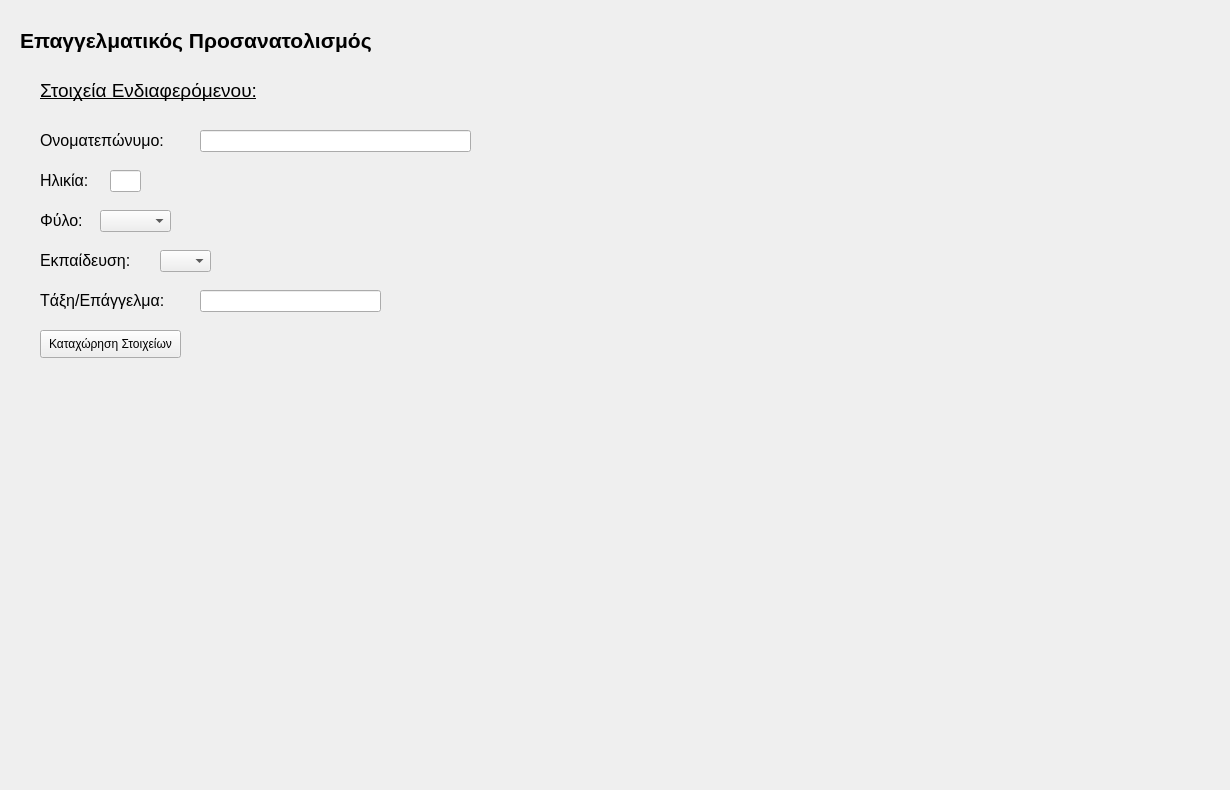
    <widget class="QWidget" name="tab_11">
     <attribute name="title">
      <string>Στοιχεία Ενδιαφερόμενου</string>
     </attribute>
     <widget class="QLabel" name="label_49">
      <property name="geometry">
       <rect>
        <x>190</x>
        <y>335</y>
        <width>261</width>
        <height>21</height>
       </rect>
      </property>
      <property name="text">
       <string/>
      </property>
     </widget>
     <widget class="QLabel" name="label_183">
      <property name="geometry">
       <rect>
        <x>0</x>
        <y>10</y>
        <width>1221</width>
        <height>771</height>
       </rect>
      </property>
      <property name="styleSheet">
       <string notr="true">border-image: url(C:/Users/Public/Documents/Python/mountain.png);</string>
      </property>
      <property name="text">
       <string/>
      </property>
     </widget>
     <widget class="QLabel" name="label_47">
      <property name="geometry">
       <rect>
        <x>40</x>
        <y>240</y>
        <width>111</width>
        <height>41</height>
       </rect>
      </property>
      <property name="font">
       <font>
        <pointsize>12</pointsize>
        <weight>50</weight>
        <bold>false</bold>
        <underline>false</underline>
        <strikeout>false</strikeout>
       </font>
      </property>
      <property name="contextMenuPolicy">
       <enum>Qt::NoContextMenu</enum>
      </property>
      <property name="text">
       <string>Εκπαίδευση:</string>
      </property>
      <property name="textFormat">
       <enum>Qt::AutoText</enum>
      </property>
     </widget>
     <widget class="QLabel" name="label_44">
      <property name="geometry">
       <rect>
        <x>40</x>
        <y>120</y>
        <width>161</width>
        <height>41</height>
       </rect>
      </property>
      <property name="font">
       <font>
        <pointsize>12</pointsize>
        <weight>50</weight>
        <bold>false</bold>
        <underline>false</underline>
        <strikeout>false</strikeout>
       </font>
      </property>
      <property name="contextMenuPolicy">
       <enum>Qt::NoContextMenu</enum>
      </property>
      <property name="text">
       <string>Ονοματεπώνυμο:</string>
      </property>
      <property name="textFormat">
       <enum>Qt::AutoText</enum>
      </property>
     </widget>
     <widget class="QLineEdit" name="lineEdit_3">
      <property name="geometry">
       <rect>
        <x>200</x>
        <y>290</y>
        <width>181</width>
        <height>22</height>
       </rect>
      </property>
     </widget>
     <widget class="QLabel" name="label_48">
      <property name="geometry">
       <rect>
        <x>40</x>
        <y>280</y>
        <width>151</width>
        <height>41</height>
       </rect>
      </property>
      <property name="font">
       <font>
        <pointsize>12</pointsize>
        <weight>50</weight>
        <bold>false</bold>
        <underline>false</underline>
        <strikeout>false</strikeout>
       </font>
      </property>
      <property name="contextMenuPolicy">
       <enum>Qt::NoContextMenu</enum>
      </property>
      <property name="text">
       <string>Tάξη/Επάγγελμα:</string>
      </property>
      <property name="textFormat">
       <enum>Qt::AutoText</enum>
      </property>
     </widget>
     <widget class="QLineEdit" name="lineEdit_2">
      <property name="geometry">
       <rect>
        <x>110</x>
        <y>170</y>
        <width>31</width>
        <height>22</height>
       </rect>
      </property>
     </widget>
     <widget class="QLabel" name="label_43">
      <property name="geometry">
       <rect>
        <x>40</x>
        <y>70</y>
        <width>491</width>
        <height>41</height>
       </rect>
      </property>
      <property name="font">
       <font>
        <pointsize>14</pointsize>
        <weight>50</weight>
        <bold>false</bold>
        <underline>true</underline>
        <strikeout>false</strikeout>
       </font>
      </property>
      <property name="contextMenuPolicy">
       <enum>Qt::NoContextMenu</enum>
      </property>
      <property name="text">
       <string>Στοιχεία Ενδιαφερόμενου:</string>
      </property>
      <property name="textFormat">
       <enum>Qt::AutoText</enum>
      </property>
     </widget>
     <widget class="QLineEdit" name="lineEdit">
      <property name="geometry">
       <rect>
        <x>200</x>
        <y>130</y>
        <width>271</width>
        <height>22</height>
       </rect>
      </property>
     </widget>
     <widget class="QComboBox" name="comboBox">
      <property name="geometry">
       <rect>
        <x>100</x>
        <y>210</y>
        <width>71</width>
        <height>22</height>
       </rect>
      </property>
      <item>
       <property name="text">
        <string/>
       </property>
      </item>
      <item>
       <property name="text">
        <string>Άρρεν</string>
       </property>
      </item>
      <item>
       <property name="text">
        <string>Θήλυ</string>
       </property>
      </item>
     </widget>
     <widget class="QLabel" name="label_23">
      <property name="geometry">
       <rect>
        <x>20</x>
        <y>20</y>
        <width>491</width>
        <height>41</height>
       </rect>
      </property>
      <property name="font">
       <font>
        <pointsize>16</pointsize>
        <weight>75</weight>
        <bold>true</bold>
        <strikeout>false</strikeout>
       </font>
      </property>
      <property name="contextMenuPolicy">
       <enum>Qt::NoContextMenu</enum>
      </property>
      <property name="text">
       <string>Επαγγελματικός Προσανατολισμός</string>
      </property>
      <property name="textFormat">
       <enum>Qt::AutoText</enum>
      </property>
     </widget>
     <widget class="QLabel" name="label_45">
      <property name="geometry">
       <rect>
        <x>40</x>
        <y>160</y>
        <width>71</width>
        <height>41</height>
       </rect>
      </property>
      <property name="font">
       <font>
        <pointsize>12</pointsize>
        <weight>50</weight>
        <bold>false</bold>
        <underline>false</underline>
        <strikeout>false</strikeout>
       </font>
      </property>
      <property name="contextMenuPolicy">
       <enum>Qt::NoContextMenu</enum>
      </property>
      <property name="text">
       <string>Ηλικία:</string>
      </property>
      <property name="textFormat">
       <enum>Qt::AutoText</enum>
      </property>
     </widget>
     <widget class="QPushButton" name="pushButton_4">
      <property name="geometry">
       <rect>
        <x>40</x>
        <y>330</y>
        <width>141</width>
        <height>28</height>
       </rect>
      </property>
      <property name="text">
       <string>Καταχώρηση Στοιχείων</string>
      </property>
     </widget>
     <widget class="QComboBox" name="comboBox_2">
      <property name="geometry">
       <rect>
        <x>160</x>
        <y>250</y>
        <width>51</width>
        <height>22</height>
       </rect>
      </property>
      <item>
       <property name="text">
        <string/>
       </property>
      </item>
      <item>
       <property name="text">
        <string>ΥΕ</string>
       </property>
      </item>
      <item>
       <property name="text">
        <string>ΔΕ</string>
       </property>
      </item>
      <item>
       <property name="text">
        <string>ΤΕ</string>
       </property>
      </item>
      <item>
       <property name="text">
        <string>ΠΕ</string>
       </property>
      </item>
     </widget>
     <widget class="QLabel" name="label_46">
      <property name="geometry">
       <rect>
        <x>40</x>
        <y>200</y>
        <width>61</width>
        <height>41</height>
       </rect>
      </property>
      <property name="font">
       <font>
        <pointsize>12</pointsize>
        <weight>50</weight>
        <bold>false</bold>
        <underline>false</underline>
        <strikeout>false</strikeout>
       </font>
      </property>
      <property name="contextMenuPolicy">
       <enum>Qt::NoContextMenu</enum>
      </property>
      <property name="text">
       <string>Φύλο:</string>
      </property>
      <property name="textFormat">
       <enum>Qt::AutoText</enum>
      </property>
     </widget>
     <widget class="QLabel" name="label_184">
      <property name="geometry">
       <rect>
        <x>700</x>
        <y>40</y>
        <width>451</width>
        <height>251</height>
       </rect>
      </property>
      <property name="styleSheet">
       <string notr="true">image: url(C:/Users/Public/Documents/Python/logo_canva.png);</string>
      </property>
      <property name="text">
       <string/>
      </property>
     </widget>
    </widget>
